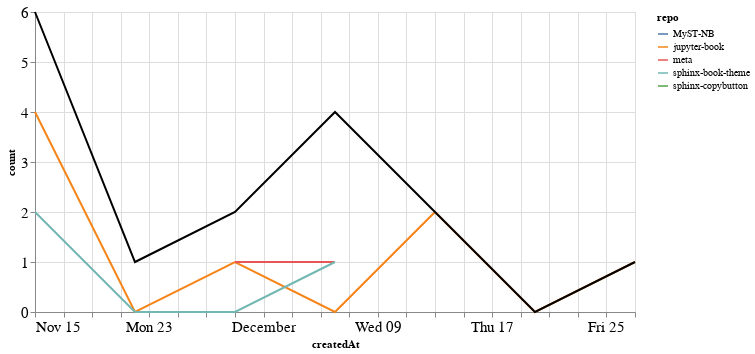

Write notebook code for a chart like this one.
### Markdown cell above
### PRs

### Code cell
prs_time = prs.groupby('repo').resample('W', on='createdAt').count()['author'].reset_index()
prs_time = prs_time.rename(columns={'author': 'count'})
prs_time_total = prs_time.groupby('createdAt').agg({"count": "sum"}).reset_index()

ch1 = alt.Chart(prs_time, width=600).mark_line().encode(
    x='createdAt',
    y='count',
    color='repo',
    tooltip="repo"
)

ch2 = alt.Chart(prs_time_total, width=600).mark_line(color="black").encode(
    x='createdAt',
    y='count',
)

ch1 + ch2

### Figure 1 — Vega-Lite specification as saved in the notebook (floating-point values rounded to 4 significant figures)
{"config": {"axisLeft": {"labelFontSize": 15}, "axisBottom": {"labelFontSize": 15}}, "layer": [{"data": {"name": "data-b8516d33c7d696fc1c2de023d1c0828b"}, "mark": "line", "encoding": {"color": {"type": "nominal", "field": "repo"}, "tooltip": {"type": "nominal", "field": "repo"}, "x": {"type": "temporal", "field": "createdAt"}, "y": {"type": "quantitative", "field": "count"}}, "width": 600}, {"data": {"name": "data-5aa03aa2257c4886b0b53001ea064ff2"}, "mark": {"type": "line", "color": "black"}, "encoding": {"x": {"type": "temporal", "field": "createdAt"}, "y": {"type": "quantitative", "field": "count"}}, "width": 600}], "$schema": "https://vega.github.io/schema/vega-lite/v4.8.1.json", "datasets": {"data-b8516d33c7d696fc1c2de023d1c0828b": [{"repo": "MyST-NB", "createdAt": "2020-11-22T00:00:00", "count": 1}, {"repo": "jupyter-book", "createdAt": "2020-11-15T00:00:00", "count": 4}, {"repo": "jupyter-book", "createdAt": "2020-11-22T00:00:00", "count": 0}, {"repo": "jupyter-book", "createdAt": "2020-11-29T00:00:00", "count": 1}, {"repo": "jupyter-book", "createdAt": "2020-12-06T00:00:00", "count": 0}, {"repo": "jupyter-book", "createdAt": "2020-12-13T00:00:00", "count": 2}, {"repo": "jupyter-book", "createdAt": "2020-12-20T00:00:00", "count": 0}, {"repo": "jupyter-book", "createdAt": "2020-12-27T00:00:00", "count": 1}, {"repo": "meta", "createdAt": "2020-11-29T00:00:00", "count": 1}, {"repo": "meta", "createdAt": "2020-12-06T00:00:00", "count": 1}, {"repo": "sphinx-book-theme", "createdAt": "2020-11-15T00:00:00", "count": 2}, {"repo": "sphinx-book-theme", "createdAt": "2020-11-22T00:00:00", "count": 0}, {"repo": "sphinx-book-theme", "createdAt": "2020-11-29T00:00:00", "count": 0}, {"repo": "sphinx-book-theme", "createdAt": "2020-12-06T00:00:00", "count": 1}, {"repo": "sphinx-copybutton", "createdAt": "2020-12-06T00:00:00", "count": 2}], "data-5aa03aa2257c4886b0b53001ea064ff2": [{"createdAt": "2020-11-15T00:00:00", "count": 6}, {"createdAt": "2020-11-22T00:00:00", "count": 1}, {"createdAt": "2020-11-29T00:00:00", "count": 2}, {"createdAt": "2020-12-06T00:00:00", "count": 4}, {"createdAt": "2020-12-13T00:00:00", "count": 2}, {"createdAt": "2020-12-20T00:00:00", "count": 0}, {"createdAt": "2020-12-27T00:00:00", "count": 1}]}}
